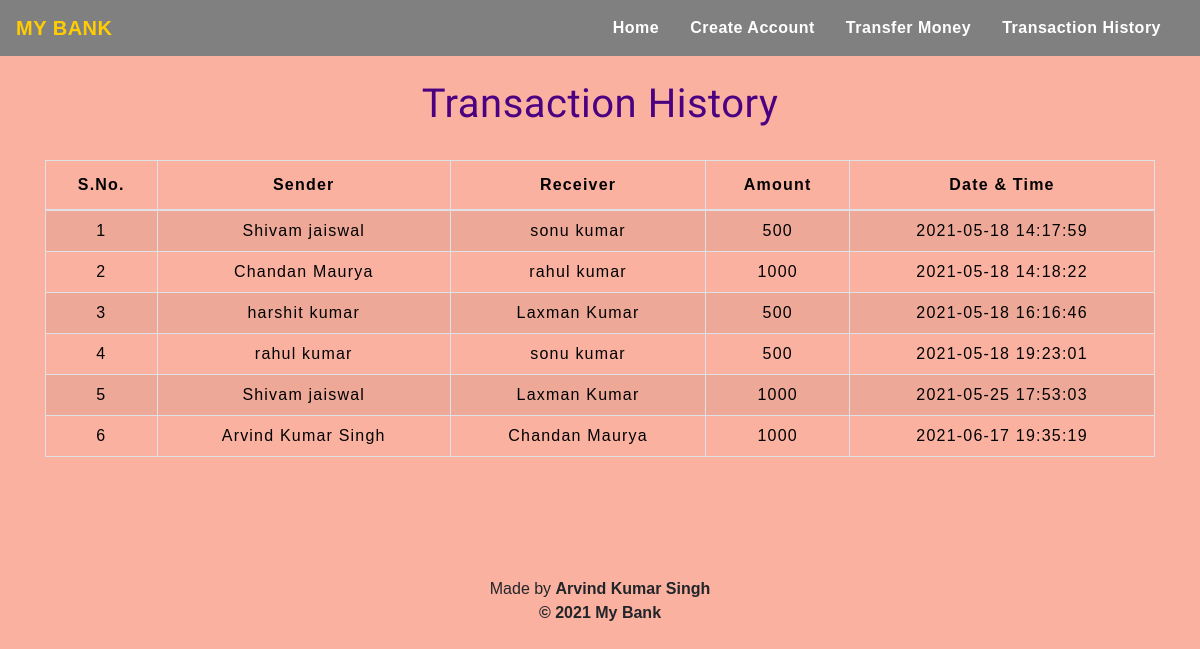
The page /transactionhistory.php on the database its author committed.
### tables this page shows
CREATE TABLE `transaction` (
  `sno` int(3) NOT NULL,
  `sender` text NOT NULL,
  `receiver` text NOT NULL,
  `balance` int(8) NOT NULL,
  `datetime` datetime NOT NULL DEFAULT current_timestamp()
);

### transactionhistory.php (the view, shortened to what this page needs)
<!DOCTYPE html>
<html lang="en">
<head>
    <link rel="stylesheet" href="https://stackpath.bootstrapcdn.com/bootstrap/4.5.2/css/bootstrap.min.css"
>
    <link rel="stylesheet" type="text/css" href="css/table.css">
    <link rel="stylesheet" type="text/css" href="css/navbar.css">
</head>
<body style="background-color : #fab1a0;">
<?php
  include 'navbar.php';
?>
	<div class="container">
        <h2 class="text-center pt-4" style="color : indigo;">Transaction History</h2>
       <br>
       <div class="table-responsive-sm">
    <table class="table table-hover table-striped table-condensed table-bordered">
        <thead style="color : black;">
            <tr>
                <th class="text-center">S.No.</th>
                <th class="text-center">Sender</th>
                <th class="text-center">Receiver</th>
                <th class="text-center">Amount</th>
                <th class="text-center">Date & Time</th>
            </tr>
        </thead>
        <tbody>
        <?php
            include 'config.php';
            $sql ="select * from transaction";
            $query =mysqli_query($conn, $sql);
            while($rows = mysqli_fetch_assoc($query))
            {
        ?>
            <tr style="color : black;">
            <td class="py-2"><?php echo $rows['sno']; ?></td>
            <td class="py-2"><?php echo $rows['sender']; ?></td>
            <td class="py-2"><?php echo $rows['receiver']; ?></td>
            <td class="py-2"><?php echo $rows['balance']; ?> </td>
            <td class="py-2"><?php echo $rows['datetime']; ?> </td>
        <?php
            }
        ?>
        </tbody>
    </table>
    </div>
</div><br><br>
<footer class="text-center mt-5 py-2">
            <p>Made by <b>Arvind Kumar Singh<br>&copy 2021 My Bank</p>
</footer>
</body>
</html>

### css/table.css (style rules this page uses)
* { padding: 0; margin: 0; box-sizing: border-box; font-family: sans-serif; }
h2 { font-size: 40px; }
table { letter-spacing: 1.2px; }
td { text-align: center; }

### css/navbar.css (style rules this page uses)
h2 { color: #4C4B4B; letter-spacing: 0.5px; font-family: raleway; }

### rows shown on the page
transaction: sno "1", sender "Shivam jaiswal", receiver "sonu kumar", balance "500", datetime "2021-05-18 14:17:59"
transaction: sno "2", sender "Chandan Maurya", receiver "rahul kumar", balance "1000", datetime "2021-05-18 14:18:22"
transaction: sno "3", sender "harshit kumar", receiver "Laxman Kumar", balance "500", datetime "2021-05-18 16:16:46"
transaction: sno "4", sender "rahul kumar", receiver "sonu kumar", balance "500", datetime "2021-05-18 19:23:01"
transaction: sno "5", sender "Shivam jaiswal", receiver "Laxman Kumar", balance "1000", datetime "2021-05-25 17:53:03"
transaction: sno "6", sender "Arvind Kumar Singh", receiver "Chandan Maurya", balance "1000", datetime "2021-06-17 19:35:19"
